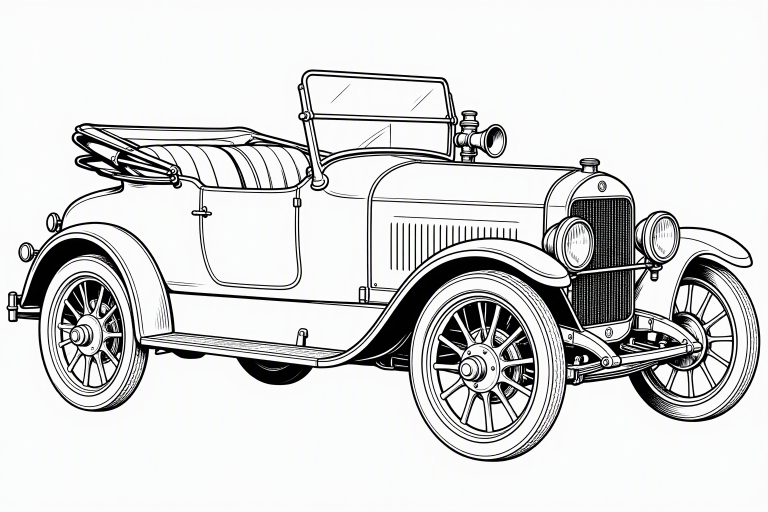
#> input picture media/car-lineart.png, 1536 x 1024 px, found by its file name (shown at 1/2 size)
$ python car_to_braille.py media/car-lineart.png crates/honk/assets/braille 40 48 60 76 96
#> lines starting #> are read from the running program, lines starting #| are printed output that depends on the picture
#!/usr/bin/env python3
"""Turn media/car-lineart.png into the Braille cars honk draws in the terminal.

Each output character is a 2x4 grid of Braille dots. One car is generated per
requested width, plus `cars.rs`, a Rust table of every size with the row that
holds the bell horn (where the honk bursts out). honk picks the largest car
that fits the terminal. Every row is padded to the same width so the
animation can redraw in place.

Usage (needs Pillow):
    python3 scripts/car_to_braille.py media/car-lineart.png crates/honk/assets/braille 40 48 60 76 96
"""

import sys
from pathlib import Path

from PIL import Image, ImageFilter, ImageOps

# Dot bit for each (x, y) position inside a 2x4 Braille cell (Unicode order).
DOTS = [(0, 0, 0x01), (0, 1, 0x02), (0, 2, 0x04), (1, 0, 0x08),
        (1, 1, 0x10), (1, 2, 0x20), (0, 3, 0x40), (1, 3, 0x80)]
THRESHOLD = 150  # grey level below which a dot is set
HORN_Y = 275     # pixel row of the bell horn's mouth in car-lineart.png


def braille(img: Image.Image, top: int, cols: int) -> tuple[list[str], int]:
    """Render `img` (already cropped; `top` is its offset in the source) at
    `cols` columns. Returns the padded rows and the horn's row index."""
    w, h = img.size
    pw = cols * 2
    # Lines must stay a few dots wide after downscaling: thicken more the
    # more source pixels each dot covers (always an odd filter size, min 3).
    thicken = max(3, round(w / pw * 0.25) | 1)
    ph = round(pw * h / w / 4) * 4
    small = img.filter(ImageFilter.MinFilter(thicken)).resize((pw, ph), Image.LANCZOS)
    rows = []
    for cy in range(ph // 4):
        row = ""
        for cx in range(cols):
            bits = 0
            for dx, dy, bit in DOTS:
                if small.getpixel((cx * 2 + dx, cy * 4 + dy)) < THRESHOLD:
                    bits |= bit
            row += chr(0x2800 + bits) if bits else " "
        rows.append(row)
    horn = int((HORN_Y - top) / h * ph / 4)
    # Drop fully blank rows at the top and bottom, keeping the horn row aligned.
    while rows and not rows[0].strip():
        rows.pop(0)
        horn -= 1
    while rows and not rows[-1].strip():
        rows.pop()
    return rows, horn


def main(src: str, out_dir: str, widths: list[int]) -> None:
#> called with src = 'media/car-lineart.png', out_dir = 'crates/honk/assets/braille'
    img = Image.open(src).convert("L")
    left, top, right, bottom = ImageOps.invert(img).point(lambda p: 255 if p > 40 else 0).getbbox()
#> left = 13; top = 139; right = 1521; bottom = 924
    img = img.crop((left, top, right, bottom))
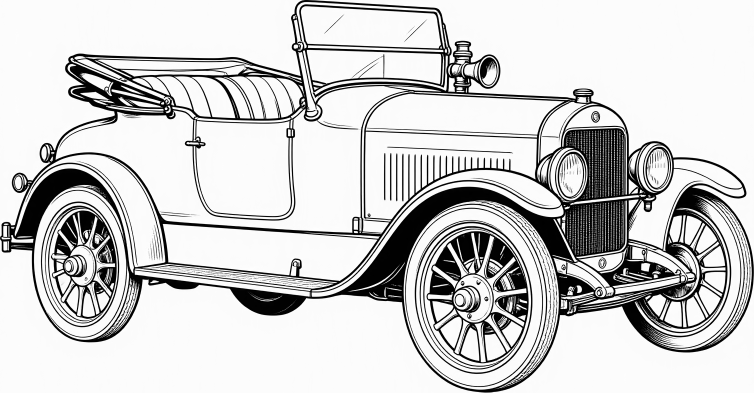
#> img: PIL image 1508x785 L (shown at 1/2 size); min 0, max 255, mean 205.4
    out = Path(out_dir)
    out.mkdir(parents=True, exist_ok=True)
    entries = []
    for cols in sorted(widths, reverse=True):
        rows, horn = braille(img, top, cols)
        name = f"car-{cols}.txt"
        (out / name).write_text("\n".join(rows) + "\n", encoding="utf-8")
        entries.append(
            f'    BrailleCar {{ cols: {cols}, rows: {len(rows)}, horn_row: {horn}, '
            f'art: include_str!("{name}") }},'
        )
#> this loop made 5 passes
#> horn on passes 1 to 5: 4, 3, 2, 2, 1
#> pass 1, in braille, `small = img.filter(ImageFilter.MinFilter(thicken)).resize((pw, ph), Im..`:
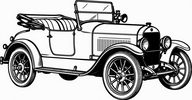
#> small: PIL image 192x100 L; min 0, max 255, mean 180.1
#> pass 2, in braille (call 2), `small = img.filter(ImageFilter.MinFilter(thicken)).resize((pw, ph), Im..`:
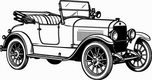
#> small: PIL image 152x80 L; min 0, max 255, mean 180
#> pass 3, in braille (call 3), `small = img.filter(ImageFilter.MinFilter(thicken)).resize((pw, ph), Im..`:
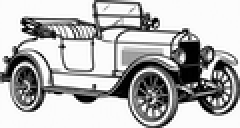
#> small: PIL image 120x64 L (shown 2 times larger); min 0, max 255, mean 179.9
#> after the loop, entries = 5 items
    (out / "cars.rs").write_text(
        "// Generated by scripts/car_to_braille.py from media/car-lineart.png; do not edit.\n"
        "// Largest first: honk draws the first car that fits the terminal.\n"
        "const BRAILLE_CARS: &[BrailleCar] = &[\n" + "\n".join(entries) + "\n];\n",
        encoding="utf-8",
    )


if __name__ == "__main__":
    main(sys.argv[1], sys.argv[2], [int(w) for w in sys.argv[3:]])

$ run again, with media/honk-horizontal.png copied over media/car-lineart.png
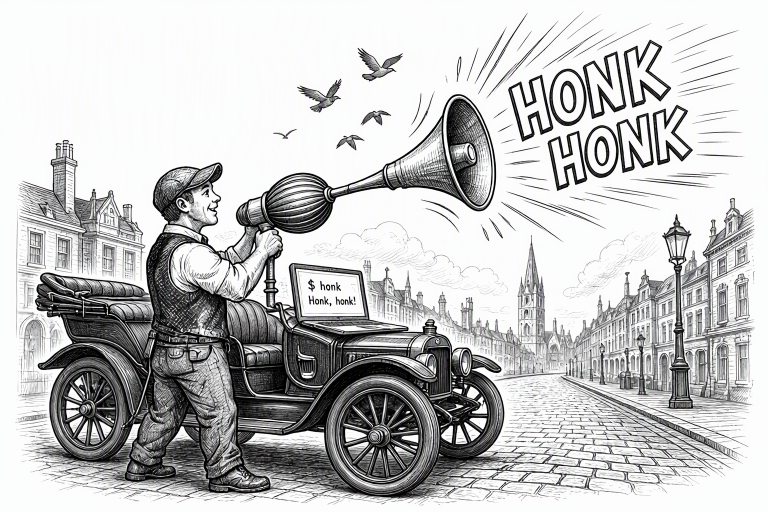
#> input picture media/honk-horizontal.png, 1536 x 1024 px, found by its file name (shown at 1/2 size)
#> left = 30; top = 23; right = 1509; bottom = 1011
#> the loop in main, `for cols in sorted(widths, reverse=True):` made 5 passes
#> horn on passes 1 to 5: 8, 6, 5, 4, 3
#> pass 1, in braille, `small = img.filter(ImageFilter.MinFilter(thicken)).resize((pw, ph), Im..`:
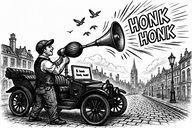
#> small: PIL image 192x128 L; min 0, max 255, mean 160.2
#> pass 3, in braille (call 3), `small = img.filter(ImageFilter.MinFilter(thicken)).resize((pw, ph), Im..`:
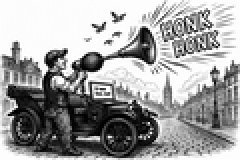
#> small: PIL image 120x80 L (shown 2 times larger); min 0, max 255, mean 160.2
#> after the loop in main, `for cols in sorted(widths, reverse=True):`: entries = 5 items

$ run again, with media/honk-vertical.png copied over media/car-lineart.png
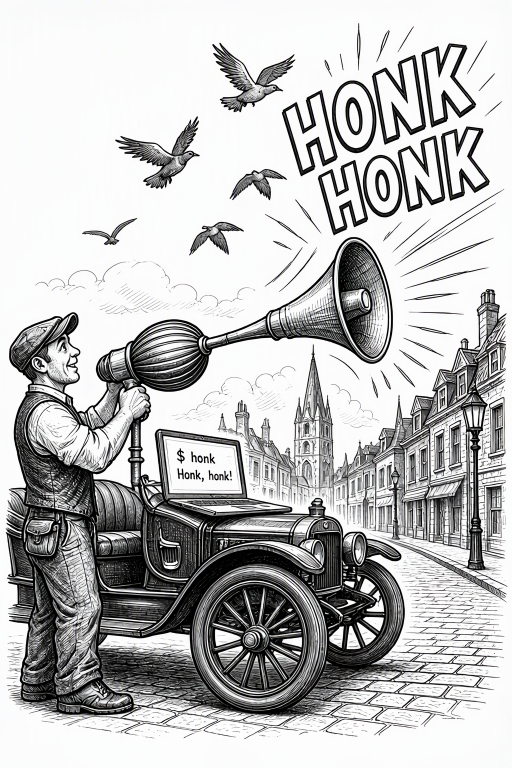
#> input picture media/honk-vertical.png, 1024 x 1536 px, found by its file name (shown at 1/2 size)
#> left = 11; top = 46; right = 1015; bottom = 1478
#> the loop in main, `for cols in sorted(widths, reverse=True):` made 5 passes
#> horn on passes 1 to 5: 10, 8, 6, 5, 4
#> pass 1, in braille, `small = img.filter(ImageFilter.MinFilter(thicken)).resize((pw, ph), Im..`:
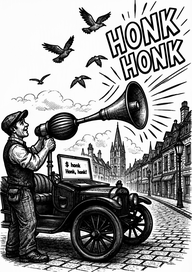
#> small: PIL image 192x272 L; min 0, max 255, mean 151.1
#> pass 3, in braille (call 3), `small = img.filter(ImageFilter.MinFilter(thicken)).resize((pw, ph), Im..`:
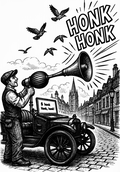
#> small: PIL image 120x172 L; min 0, max 255, mean 150.5
#> after the loop in main, `for cols in sorted(widths, reverse=True):`: entries = 5 items

$ run again, with media/rusty-tmpl-horizontal.png copied over media/car-lineart.png
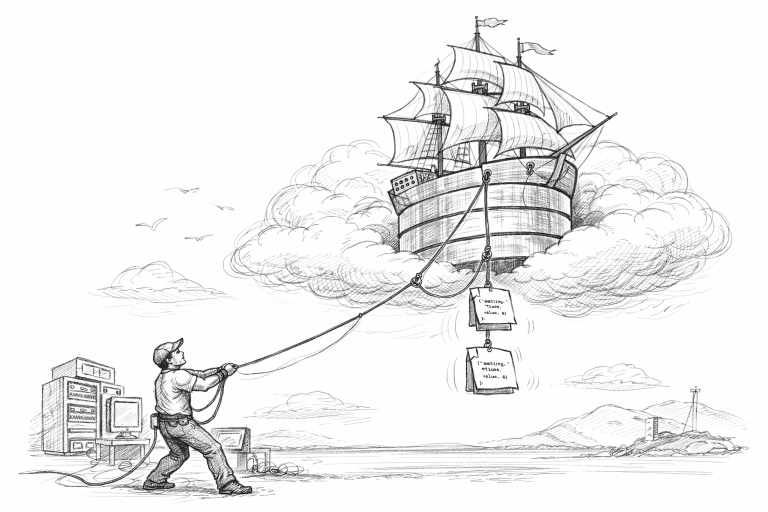
#> input picture media/rusty-tmpl-horizontal.png, 1536 x 1024 px, found by its file name (shown at 1/2 size)
#> left = 37; top = 32; right = 1498; bottom = 1003
#> the loop in main, `for cols in sorted(widths, reverse=True):` made 5 passes
#> horn on passes 1 to 5: 8, 6, 5, 4, 3
#> pass 1, in braille, `small = img.filter(ImageFilter.MinFilter(thicken)).resize((pw, ph), Im..`:
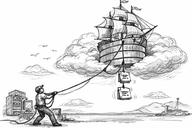
#> small: PIL image 192x128 L; min 8, max 255, mean 223.7
#> pass 3, in braille (call 3), `small = img.filter(ImageFilter.MinFilter(thicken)).resize((pw, ph), Im..`:
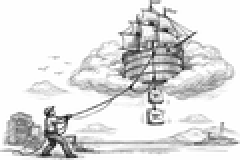
#> small: PIL image 120x80 L (shown 2 times larger); min 13, max 255, mean 223.6
#> after the loop in main, `for cols in sorted(widths, reverse=True):`: entries = 5 items
